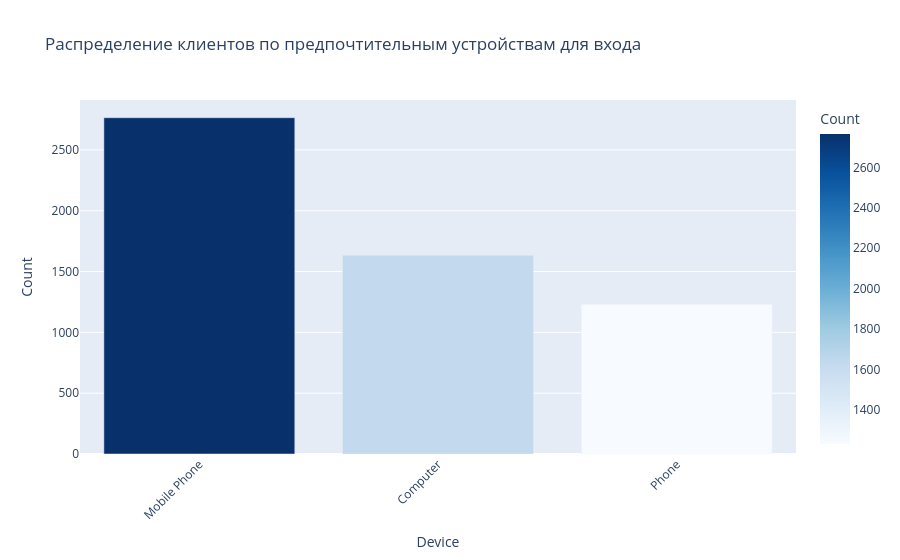

Notebook code for this chart:
### Markdown cell above
#### Столбчатая диаграмма (PreferredLoginDevice)

### Code cell
device_counts = df['PreferredLoginDevice'].value_counts().reset_index()
device_counts.columns = ['Device', 'Count']

fig3 = px.bar(device_counts, x='Device', y='Count',
              title='Распределение клиентов по предпочтительным устройствам для входа',
              color='Count', color_continuous_scale='Blues')
fig3.update_layout(xaxis_tickangle=-45)
fig3.show()

### Figure 1 — Plotly figure (JSON) as saved in the notebook; plotly's stock layout.template omitted (floating-point values rounded to 4 significant figures)
{"data": [{"hovertemplate": "Device=%{x}<br>Count=%{marker.color}<extra></extra>", "legendgroup": "", "marker": {"color": [2765, 1634, 1231], "coloraxis": "coloraxis", "pattern": {"shape": ""}}, "name": "", "orientation": "v", "showlegend": false, "textposition": "auto", "x": ["Mobile Phone", "Computer", "Phone"], "xaxis": "x", "y": [2765, 1634, 1231], "yaxis": "y", "type": "bar"}], "layout": {"xaxis": {"anchor": "y", "domain": [0, 1], "title": {"text": "Device"}, "tickangle": -45}, "yaxis": {"anchor": "x", "domain": [0, 1], "title": {"text": "Count"}}, "coloraxis": {"colorbar": {"title": {"text": "Count"}}, "colorscale": [[0, "rgb(247,251,255)"], [0.125, "rgb(222,235,247)"], [0.25, "rgb(198,219,239)"], [0.375, "rgb(158,202,225)"], [0.5, "rgb(107,174,214)"], [0.625, "rgb(66,146,198)"], [0.75, "rgb(33,113,181)"], [0.875, "rgb(8,81,156)"], [1, "rgb(8,48,107)"]]}, "legend": {"tracegroupgap": 0}, "title": {"text": "Распределение клиентов по предпочтительным устройствам для входа"}, "barmode": "relative"}}
